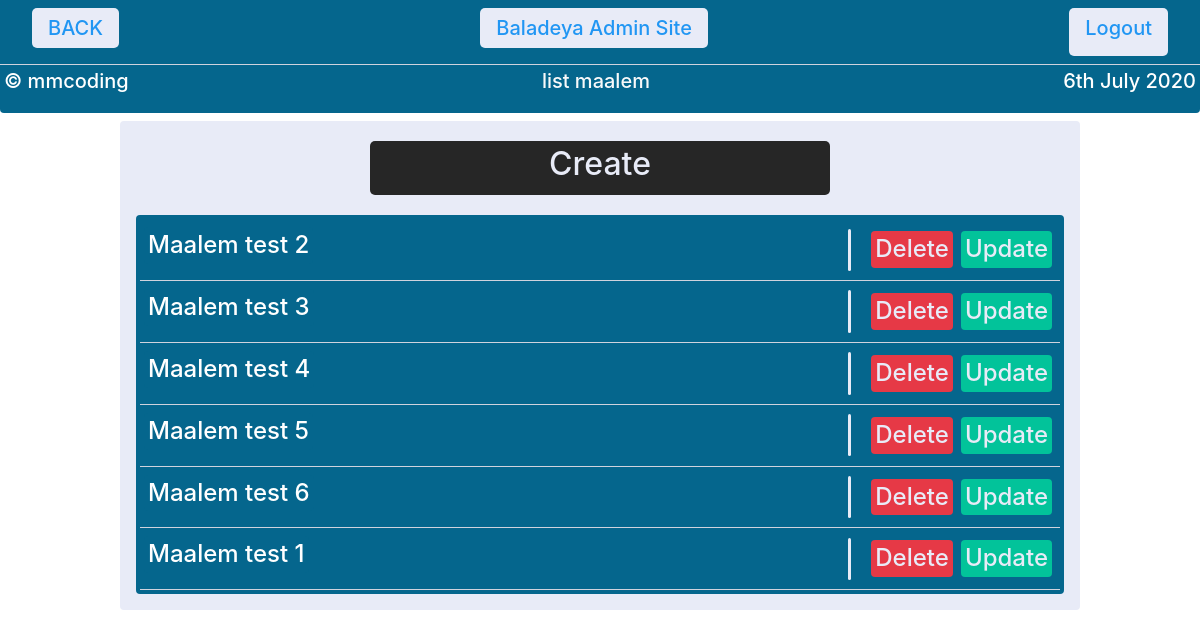
Page /adminbaladeya/maalem/ (signed in) on the committed database.
### website/models.py (models this page shows, shortened)
class Maalem(models.Model):
    maalem_title =                  models.CharField(max_length=50)
    maalem_descriptions =           models.TextField()
    maalem_principal_image =        models.ImageField(upload_to='Maalem/Principal/')
    maalem_loaction =               models.CharField(max_length=128, default='haret hreik')
    maalem_date =                 models.DateTimeField(default=datetime.now, blank=True, null=True)
    madetby=models.ForeignKey(User,blank=True,null=True,on_delete=models.CASCADE,related_name='maalem')

### baladeyaadmin/views.py (the view)
# urls.py: path('maalem/',MaalemListView.as_view(),name='maalemlist'),#maalem_list_view
class MaalemListView(LoginRequeiredMixin,ListView):
    model=maalemmodel
    ordering = ['-maalem_date']
    template_name=f'admin/{maalemtemplate}/list.html'

### templates/admin/Maalem/list.html
{% extends 'admin/list.html' %}
{% block directory %}list maalem {% endblock %}
{% block object_title %} {{object.maalem_title}} {% endblock %}

### templates/admin/list.html
{% extends 'admin/adminbase.html' %}
    {% block admincontent %}
    <div class="bac1 rounded mx-auto p-3" style="width: 80%;">
        <div class=" mb-3 rounded p-1 d-flex justify-content-center"><a href="create/" class="w-50"><div class="button button3 w-100  p-1"><h2>Create</h2></div></a></div>
        <div class="bac rounded p-1">
            {% for object in object_list %}
                <div class="d-flex justify-content-between bac p-1">
                    <a href="{{ object.id }}/" class="text-decoration-none "><div class="bac rounded m-1 mx-auto p-1 text-center text-white h4" >
                    {% block object_title %}{% endblock %}
                    </div>
                    </a>
                    <div class="d-flex justify-content-center  p-0">
                        <div class=" my-auto bac1 rounded mx-3" style="width: 3px;height: 80%;"></div>
                        <a href="{{ object.id }}/delete/" class="text-decoration-none m-1"><div class="button buttondelete rounded p-1 m-1 mx-auto  text-center m h4" >
                            Delete
                        </div></a>
                        <a href="{{ object.id }}/update/" class="text-decoration-none m-1"><div class="button buttonupdate rounded p-1 m-1 mx-auto  text-center  h4" >
                            Update
                        </div></a>
                    </div>
                </div>
            <hr class="m-0 bac1">
            {% endfor %}
        </div>
    {% endblock %}

### templates/admin/adminbase.html (style rules this page uses)
.button { border: none; color: #E8EBF7; padding: 8px 16px; text-align: center; text-decoration: none; display: inline-block; transition-duration: 0.4s; cursor: pointer; border-radius: 5px; }
.button3 { background-color: #262626; color: #E8EBF7; }
.buttondelete { background-color: #E63946; color: #E8EBF7; }
.buttonupdate { background-color: #02C39A; color: #E8EBF7; }
.bac { background: #05668D; }
.bac1 { background: #E8EBF7; }

### rows in the picture
Maalem: maalem_title "Maalem test 2"
Maalem: maalem_title "Maalem test 3"
Maalem: maalem_title "Maalem test 4"
Maalem: maalem_title "Maalem test 5"
Maalem: maalem_title "Maalem test 6"
Maalem: maalem_title "Maalem test 1"
